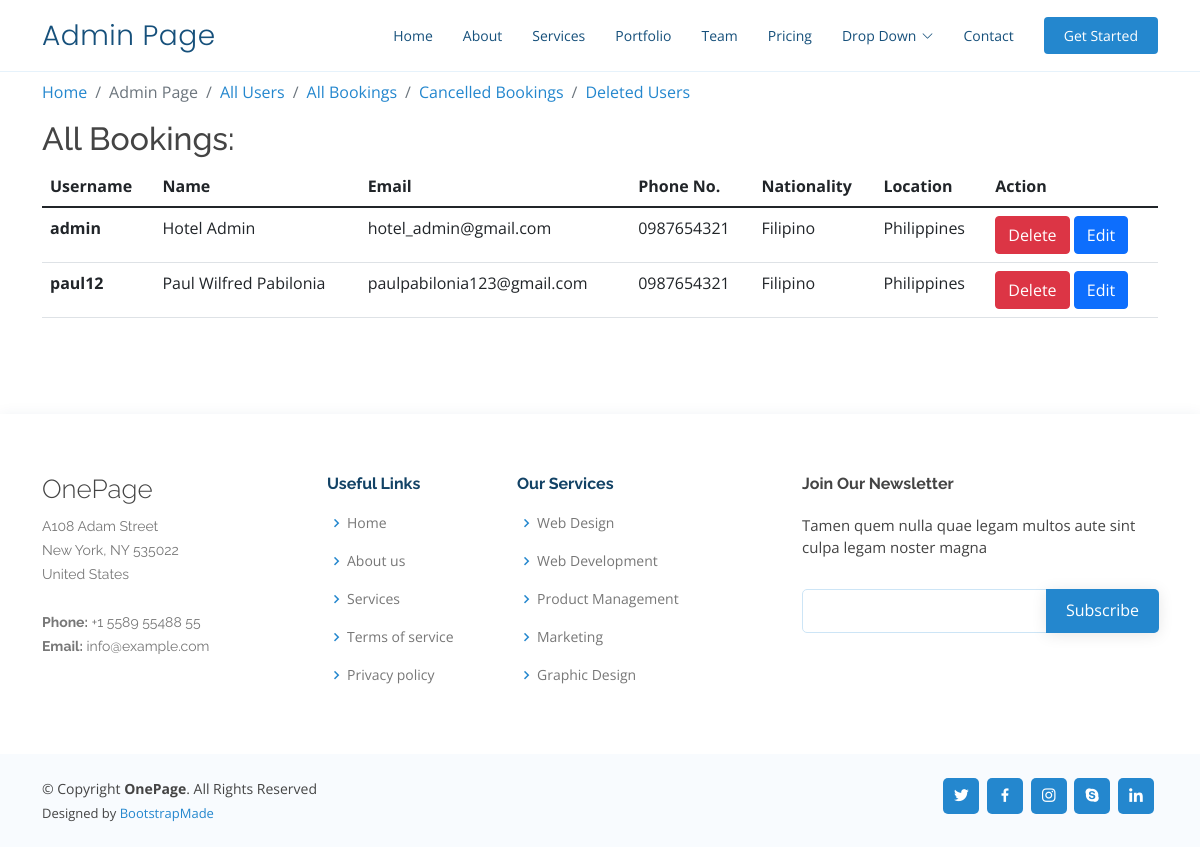
Before: /all_users with the older database file.
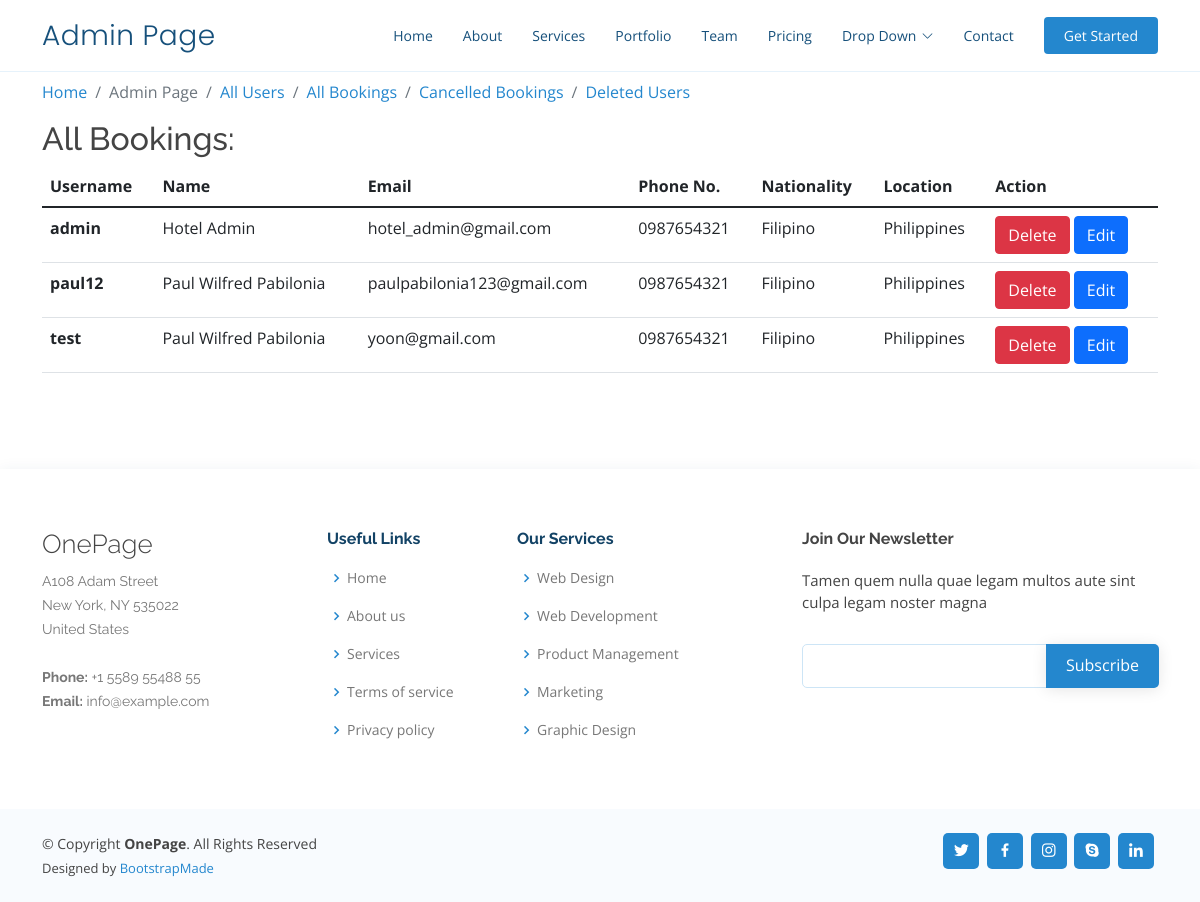
After: the same page with the newer database file.
### reservation/models.py (models this page shows, shortened)
class UserProfile(models.Model):
    client = models.ForeignKey(User, on_delete=models.CASCADE,related_name="userprofile_user",default=None)
    phone_no = models.TextField(max_length=200, null=True)
    nationality= models.TextField(max_length=200, null=True)
    location =  models.TextField(max_length=200, null=True)
    profile_img = models.ImageField(null=True, blank = True, upload_to = "images/")
    is_deleted = models.BooleanField(default=False, null=True,blank= True)
    created_at = models.DateTimeField(auto_now_add=True)
    update_at = models.DateTimeField(auto_now=True)

class User(AbstractUser):
    pass

### reservation/views.py (the view)
# urls.py: path("all_users", views.all_users, name="all_users"),
def all_users(request):
    all_profile = UserProfile.objects.filter(is_deleted=False)
    return render(request, "reservation/all_users.html",
                  {'all_profile': all_profile})

### reservation/templates/reservation/all_users.html (shortened to what this page needs)
{% extends 'reservation/admin_layout.html' %}
{% load static %}
{% block body %}
<h2>All Bookings:</h2>
<table class="table">
  <thead class="thead-dark">
    <tr>
      <th scope="col">Username</th>
      <th scope="col">Name</th>
      <th scope="col">Email</th>
      <th scope="col">Phone No.</th>
      <th scope="col">Nationality</th>
      <th scope="col">Location</th>
      <th scope="col">Action</th>
    </tr>
  </thead>
  <tbody>
    {% for profile in all_profile %}
    <tr>
      <th scope="row">{{ profile.client.username }}</th>
      <td>{{profile.client.first_name}} {{profile.client.last_name}}</td>
      <td>{{profile.client.email}}</td>
      <td>{{profile.phone_no}}</td>
      <td>{{profile.nationality}}</td>
      <td>{{profile.location}}</td>
      <td>
        <a href="#" class="btn btn-danger">Delete</a>
        <a href="{% url 'profile_edit' profile.id %}" class="btn btn-primary">Edit</a>
      </td>
    </tr>
    {% endfor %}
  </tbody>
</table>
{% endblock %}

Changed rows visible on the page:
added UserProfile: client.username "test", client.first_name "Paul Wilfred", client.last_name "Pabilonia", client.email "yoon@gmail.com", phone_no "0987654321", nationality "Filipino", location "Philippines"
